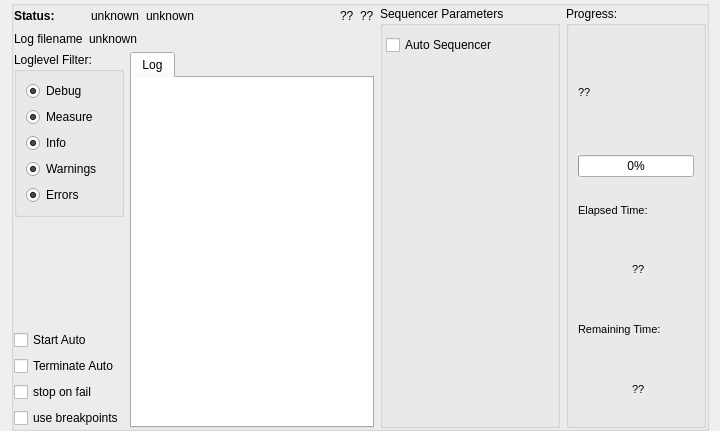
<?xml version="1.0" encoding="UTF-8"?>
<ui version="4.0">
 <class>Dialog</class>
 <widget class="QDialog" name="Dialog">
  <property name="geometry">
   <rect>
    <x>0</x>
    <y>0</y>
    <width>720</width>
    <height>431</height>
   </rect>
  </property>
  <property name="windowTitle">
   <string>Semi-Control   (no Project info found)</string>
  </property>
  <property name="toolTip">
   <string/>
  </property>
  <layout class="QVBoxLayout" name="verticalLayout">
   <property name="spacing">
    <number>0</number>
   </property>
   <property name="topMargin">
    <number>0</number>
   </property>
   <property name="bottomMargin">
    <number>0</number>
   </property>
   <item>
    <widget class="QGroupBox" name="Bcomputer">
     <property name="statusTip">
      <string/>
     </property>
     <property name="title">
      <string/>
     </property>
     <layout class="QHBoxLayout" name="horizontalLayout_5">
      <property name="leftMargin">
       <number>0</number>
      </property>
      <property name="topMargin">
       <number>0</number>
      </property>
      <property name="rightMargin">
       <number>0</number>
      </property>
      <property name="bottomMargin">
       <number>0</number>
      </property>
      <item>
       <layout class="QVBoxLayout" name="verticalLayout_3">
        <item>
         <layout class="QHBoxLayout" name="horizontalLayout">
          <item>
           <widget class="QLabel" name="Lstatuslabel">
            <property name="maximumSize">
             <size>
              <width>70</width>
              <height>16777215</height>
             </size>
            </property>
            <property name="font">
             <font>
              <pointsize>9</pointsize>
              <weight>75</weight>
              <bold>true</bold>
             </font>
            </property>
            <property name="text">
             <string>Status:</string>
            </property>
           </widget>
          </item>
          <item>
           <spacer name="horizontalSpacer_4">
            <property name="orientation">
             <enum>Qt::Horizontal</enum>
            </property>
            <property name="sizeType">
             <enum>QSizePolicy::Fixed</enum>
            </property>
            <property name="sizeHint" stdset="0">
             <size>
              <width>30</width>
              <height>20</height>
             </size>
            </property>
           </spacer>
          </item>
          <item>
           <widget class="QLabel" name="Lcycle">
            <property name="text">
             <string>unknown</string>
            </property>
           </widget>
          </item>
          <item>
           <widget class="QLabel" name="Lstatus">
            <property name="statusTip">
             <string>my actual MQTT-status</string>
            </property>
            <property name="text">
             <string>unknown</string>
            </property>
           </widget>
          </item>
          <item>
           <spacer name="horizontalSpacer_5">
            <property name="orientation">
             <enum>Qt::Horizontal</enum>
            </property>
            <property name="sizeHint" stdset="0">
             <size>
              <width>40</width>
              <height>20</height>
             </size>
            </property>
           </spacer>
          </item>
          <item>
           <widget class="QLabel" name="Ldate">
            <property name="sizePolicy">
             <sizepolicy hsizetype="Maximum" vsizetype="Preferred">
              <horstretch>0</horstretch>
              <verstretch>0</verstretch>
             </sizepolicy>
            </property>
            <property name="text">
             <string>??</string>
            </property>
           </widget>
          </item>
          <item>
           <widget class="QLabel" name="Lresult">
            <property name="sizePolicy">
             <sizepolicy hsizetype="Maximum" vsizetype="Preferred">
              <horstretch>0</horstretch>
              <verstretch>0</verstretch>
             </sizepolicy>
            </property>
            <property name="text">
             <string>??</string>
            </property>
           </widget>
          </item>
         </layout>
        </item>
        <item>
         <layout class="QHBoxLayout" name="horizontalLayout_3">
          <item>
           <widget class="QLabel" name="label">
            <property name="sizePolicy">
             <sizepolicy hsizetype="Maximum" vsizetype="Preferred">
              <horstretch>0</horstretch>
              <verstretch>0</verstretch>
             </sizepolicy>
            </property>
            <property name="text">
             <string>Log filename</string>
            </property>
           </widget>
          </item>
          <item>
           <widget class="QLabel" name="Llogfilename">
            <property name="statusTip">
             <string>my actual logfile</string>
            </property>
            <property name="text">
             <string>unknown</string>
            </property>
           </widget>
          </item>
         </layout>
        </item>
        <item>
         <layout class="QHBoxLayout" name="horizontalLayout_2">
          <item>
           <layout class="QVBoxLayout" name="verticalLayout_2">
            <item>
             <widget class="QGroupBox" name="GBfilter">
              <property name="sizePolicy">
               <sizepolicy hsizetype="Preferred" vsizetype="Minimum">
                <horstretch>0</horstretch>
                <verstretch>0</verstretch>
               </sizepolicy>
              </property>
              <property name="minimumSize">
               <size>
                <width>100</width>
                <height>0</height>
               </size>
              </property>
              <property name="title">
               <string>Loglevel Filter:</string>
              </property>
              <layout class="QVBoxLayout" name="verticalLayout_6">
               <item>
                <widget class="QRadioButton" name="RBdebug">
                 <property name="text">
                  <string>Debug</string>
                 </property>
                 <property name="checked">
                  <bool>true</bool>
                 </property>
                 <property name="autoExclusive">
                  <bool>false</bool>
                 </property>
                </widget>
               </item>
               <item>
                <widget class="QRadioButton" name="RBmeasure">
                 <property name="text">
                  <string>Measure</string>
                 </property>
                 <property name="checked">
                  <bool>true</bool>
                 </property>
                 <property name="autoExclusive">
                  <bool>false</bool>
                 </property>
                </widget>
               </item>
               <item>
                <widget class="QRadioButton" name="RBinfo">
                 <property name="text">
                  <string>Info</string>
                 </property>
                 <property name="checked">
                  <bool>true</bool>
                 </property>
                 <property name="autoExclusive">
                  <bool>false</bool>
                 </property>
                </widget>
               </item>
               <item>
                <widget class="QRadioButton" name="RBwarning">
                 <property name="text">
                  <string>Warnings</string>
                 </property>
                 <property name="checked">
                  <bool>true</bool>
                 </property>
                 <property name="autoExclusive">
                  <bool>false</bool>
                 </property>
                </widget>
               </item>
               <item>
                <widget class="QRadioButton" name="RBerror">
                 <property name="text">
                  <string>Errors</string>
                 </property>
                 <property name="checked">
                  <bool>true</bool>
                 </property>
                 <property name="autoExclusive">
                  <bool>false</bool>
                 </property>
                </widget>
               </item>
              </layout>
             </widget>
            </item>
            <item>
             <spacer name="verticalSpacer_4">
              <property name="orientation">
               <enum>Qt::Vertical</enum>
              </property>
              <property name="sizeHint" stdset="0">
               <size>
                <width>20</width>
                <height>40</height>
               </size>
              </property>
             </spacer>
            </item>
            <item>
             <widget class="QCheckBox" name="CBstartauto">
              <property name="enabled">
               <bool>true</bool>
              </property>
              <property name="toolTip">
               <string>send next after start the Test flow</string>
              </property>
              <property name="statusTip">
               <string/>
              </property>
              <property name="text">
               <string>Start Auto</string>
              </property>
              <property name="checked">
               <bool>false</bool>
              </property>
             </widget>
            </item>
            <item>
             <widget class="QCheckBox" name="CBstopauto">
              <property name="toolTip">
               <string>send terminate after last next </string>
              </property>
              <property name="text">
               <string>Terminate Auto</string>
              </property>
              <property name="iconSize">
               <size>
                <width>16</width>
                <height>11</height>
               </size>
              </property>
             </widget>
            </item>
            <item>
             <widget class="QCheckBox" name="CBstoponfail">
              <property name="text">
               <string>stop on fail</string>
              </property>
              <property name="checked">
               <bool>false</bool>
              </property>
             </widget>
            </item>
            <item>
             <widget class="QCheckBox" name="CBholdonbreak">
              <property name="enabled">
               <bool>true</bool>
              </property>
              <property name="toolTip">
               <string>enable Workaround for breakpoints in the TestApp</string>
              </property>
              <property name="statusTip">
               <string>if you switch from enable to disable, than click terminate and restart your app in Spyder</string>
              </property>
              <property name="text">
               <string>use breakpoints</string>
              </property>
              <property name="iconSize">
               <size>
                <width>13</width>
                <height>16</height>
               </size>
              </property>
             </widget>
            </item>
           </layout>
          </item>
          <item>
           <widget class="QTabWidget" name="tabs">
            <property name="enabled">
             <bool>true</bool>
            </property>
            <property name="tabShape">
             <enum>QTabWidget::Rounded</enum>
            </property>
            <property name="currentIndex">
             <number>0</number>
            </property>
            <widget class="QWidget" name="log">
             <attribute name="title">
              <string>Log</string>
             </attribute>
             <layout class="QVBoxLayout" name="verticalLayout_10">
              <property name="spacing">
               <number>0</number>
              </property>
              <property name="leftMargin">
               <number>0</number>
              </property>
              <property name="topMargin">
               <number>0</number>
              </property>
              <property name="rightMargin">
               <number>0</number>
              </property>
              <property name="bottomMargin">
               <number>0</number>
              </property>
              <item>
               <widget class="QTextEdit" name="TElogging">
                <property name="sizePolicy">
                 <sizepolicy hsizetype="Expanding" vsizetype="Expanding">
                  <horstretch>0</horstretch>
                  <verstretch>0</verstretch>
                 </sizepolicy>
                </property>
                <property name="frameShape">
                 <enum>QFrame::NoFrame</enum>
                </property>
                <property name="frameShadow">
                 <enum>QFrame::Plain</enum>
                </property>
                <property name="lineWidth">
                 <number>0</number>
                </property>
                <property name="html">
                 <string>&lt;!DOCTYPE HTML PUBLIC &quot;-//W3C//DTD HTML 4.0//EN&quot; &quot;http://www.w3.org/TR/REC-html40/strict.dtd&quot;&gt;
&lt;html&gt;&lt;head&gt;&lt;meta name=&quot;qrichtext&quot; content=&quot;1&quot; /&gt;&lt;style type=&quot;text/css&quot;&gt;
p, li { white-space: pre-wrap; }
&lt;/style&gt;&lt;/head&gt;&lt;body style=&quot; font-family:'MS Shell Dlg 2'; font-size:8.25pt; font-weight:400; font-style:normal;&quot;&gt;
&lt;p style=&quot;-qt-paragraph-type:empty; margin-top:0px; margin-bottom:0px; margin-left:0px; margin-right:0px; -qt-block-indent:0; text-indent:0px;&quot;&gt;&lt;br /&gt;&lt;/p&gt;&lt;/body&gt;&lt;/html&gt;</string>
                </property>
               </widget>
              </item>
             </layout>
            </widget>
           </widget>
          </item>
         </layout>
        </item>
       </layout>
      </item>
      <item>
       <widget class="QGroupBox" name="Gsequencer">
        <property name="enabled">
         <bool>true</bool>
        </property>
        <property name="sizePolicy">
         <sizepolicy hsizetype="Maximum" vsizetype="Preferred">
          <horstretch>0</horstretch>
          <verstretch>0</verstretch>
         </sizepolicy>
        </property>
        <property name="minimumSize">
         <size>
          <width>180</width>
          <height>0</height>
         </size>
        </property>
        <property name="toolTip">
         <string>Sequencer, clicked left Button for Menu</string>
        </property>
        <property name="title">
         <string>Sequencer Parameters</string>
        </property>
        <layout class="QVBoxLayout" name="verticalLayout_9">
         <property name="leftMargin">
          <number>3</number>
         </property>
         <property name="rightMargin">
          <number>3</number>
         </property>
         <property name="bottomMargin">
          <number>3</number>
         </property>
         <item>
          <widget class="QCheckBox" name="CBautoseq">
           <property name="toolTip">
            <string>stepwise with next or run completely through the Sequencer  with one next</string>
           </property>
           <property name="text">
            <string>Auto Sequencer</string>
           </property>
          </widget>
         </item>
         <item>
          <widget class="QFrame" name="Fsequencer">
           <property name="toolTip">
            <string/>
           </property>
           <property name="frameShape">
            <enum>QFrame::NoFrame</enum>
           </property>
           <property name="frameShadow">
            <enum>QFrame::Plain</enum>
           </property>
           <property name="lineWidth">
            <number>0</number>
           </property>
          </widget>
         </item>
        </layout>
       </widget>
      </item>
      <item>
       <widget class="QGroupBox" name="Gprogress">
        <property name="sizePolicy">
         <sizepolicy hsizetype="Maximum" vsizetype="Preferred">
          <horstretch>0</horstretch>
          <verstretch>0</verstretch>
         </sizepolicy>
        </property>
        <property name="minimumSize">
         <size>
          <width>140</width>
          <height>0</height>
         </size>
        </property>
        <property name="title">
         <string>Progress:</string>
        </property>
        <layout class="QVBoxLayout" name="verticalLayout_8">
         <item>
          <widget class="QLabel" name="Ltestbench">
           <property name="sizePolicy">
            <sizepolicy hsizetype="Maximum" vsizetype="Preferred">
             <horstretch>0</horstretch>
             <verstretch>0</verstretch>
            </sizepolicy>
           </property>
           <property name="minimumSize">
            <size>
             <width>0</width>
             <height>0</height>
            </size>
           </property>
           <property name="font">
            <font>
             <pointsize>8</pointsize>
            </font>
           </property>
           <property name="text">
            <string>??</string>
           </property>
          </widget>
         </item>
         <item>
          <widget class="QProgressBar" name="Progressbar_testbench">
           <property name="maximum">
            <number>2</number>
           </property>
           <property name="value">
            <number>0</number>
           </property>
          </widget>
         </item>
         <item>
          <layout class="QVBoxLayout" name="verticalLayout_4">
           <item>
            <widget class="QLabel" name="LLelapsed">
             <property name="sizePolicy">
              <sizepolicy hsizetype="Maximum" vsizetype="Preferred">
               <horstretch>0</horstretch>
               <verstretch>0</verstretch>
              </sizepolicy>
             </property>
             <property name="minimumSize">
              <size>
               <width>0</width>
               <height>0</height>
              </size>
             </property>
             <property name="font">
              <font>
               <pointsize>8</pointsize>
              </font>
             </property>
             <property name="text">
              <string>Elapsed Time:  </string>
             </property>
            </widget>
           </item>
           <item>
            <layout class="QHBoxLayout" name="horizontalLayout_6">
             <item>
              <spacer name="horizontalSpacer_2">
               <property name="orientation">
                <enum>Qt::Horizontal</enum>
               </property>
               <property name="sizeType">
                <enum>QSizePolicy::Fixed</enum>
               </property>
               <property name="sizeHint" stdset="0">
                <size>
                 <width>5</width>
                 <height>20</height>
                </size>
               </property>
              </spacer>
             </item>
             <item>
              <widget class="QLabel" name="Lelapsed">
               <property name="sizePolicy">
                <sizepolicy hsizetype="Maximum" vsizetype="Preferred">
                 <horstretch>0</horstretch>
                 <verstretch>0</verstretch>
                </sizepolicy>
               </property>
               <property name="minimumSize">
                <size>
                 <width>0</width>
                 <height>0</height>
                </size>
               </property>
               <property name="font">
                <font>
                 <pointsize>8</pointsize>
                </font>
               </property>
               <property name="text">
                <string>??</string>
               </property>
              </widget>
             </item>
            </layout>
           </item>
          </layout>
         </item>
         <item>
          <layout class="QVBoxLayout" name="verticalLayout_5">
           <item>
            <widget class="QLabel" name="LLremain">
             <property name="sizePolicy">
              <sizepolicy hsizetype="Maximum" vsizetype="Preferred">
               <horstretch>0</horstretch>
               <verstretch>0</verstretch>
              </sizepolicy>
             </property>
             <property name="minimumSize">
              <size>
               <width>0</width>
               <height>0</height>
              </size>
             </property>
             <property name="font">
              <font>
               <pointsize>8</pointsize>
              </font>
             </property>
             <property name="text">
              <string>Remaining Time:</string>
             </property>
            </widget>
           </item>
           <item>
            <layout class="QHBoxLayout" name="horizontalLayout_7">
             <item>
              <spacer name="horizontalSpacer_3">
               <property name="orientation">
                <enum>Qt::Horizontal</enum>
               </property>
               <property name="sizeType">
                <enum>QSizePolicy::Fixed</enum>
               </property>
               <property name="sizeHint" stdset="0">
                <size>
                 <width>5</width>
                 <height>20</height>
                </size>
               </property>
              </spacer>
             </item>
             <item>
              <widget class="QLabel" name="Lremain">
               <property name="sizePolicy">
                <sizepolicy hsizetype="Maximum" vsizetype="Preferred">
                 <horstretch>0</horstretch>
                 <verstretch>0</verstretch>
                </sizepolicy>
               </property>
               <property name="minimumSize">
                <size>
                 <width>0</width>
                 <height>0</height>
                </size>
               </property>
               <property name="font">
                <font>
                 <pointsize>8</pointsize>
                </font>
               </property>
               <property name="text">
                <string>??</string>
               </property>
              </widget>
             </item>
            </layout>
           </item>
          </layout>
         </item>
        </layout>
       </widget>
      </item>
     </layout>
    </widget>
   </item>
  </layout>
 </widget>
 <resources/>
 <connections/>
</ui>
